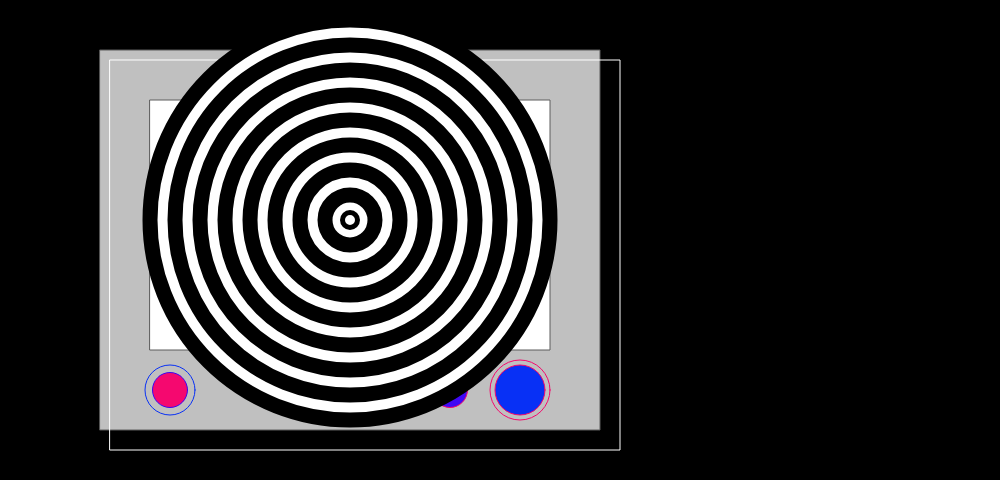
Frame 1 (no input)
Frame 60 (no input): identical to frame 1, image omitted
Frame 120 (the mouse pressed at the canvas centre since frame 60): identical to frame 1, image omitted

The p5.js sketch that drew this single still picture (run headless with seeded random() and noise() and a simulated clock; from frame 60 on, the mouse is pressed at the canvas centre):

// p5.js sketch
// ── sketch.js

/**Art Jam
 * Bianca Granata
 * 
 * a weird old TV with only one channel...
 */


"use strict";

/**let illusion = {
  x: 200,
  y: 200,
  size: 1,
  minSize: 0,
  maxSize: 400,
  fill: 200

} */
// This creates the canvas
function setup() {
  createCanvas(1000, 480);
}

//the black background
function draw() {
  background(0, 0, 0);
  drawTv();
  drawIlusion();

}

// the magnificent construction of the TV
function drawTv() {

  //the tv box
  push();
  stroke(92, 92, 92);
  fill(192, 192, 192);
  rect(100, 50, 500, 380);
  pop();

  //tv border
  push();
  stroke(255, 255, 255);
  noFill();
  rect(110, 60, 510, 390);
  pop();

  //The screen 
  push();
  stroke(92, 92, 92);
  fill(255, 255, 255);
  rect(150, 100, 400, 250);
  pop();

  //The non-functional buttons 
  push();
  stroke(245, 8, 108);
  fill(8, 48, 245);
  circle(520, 390, 50, 25);
  pop();

  //outer button
  push();
  stroke(245, 8, 108);
  noFill();
  circle(520, 390, 60, 25);
  pop();

  //smaller button
  push();
  stroke(245, 8, 103);
  fill(63, 8, 245);
  circle(450, 390, 35, 25);
  pop();

  //left button
  push();
  stroke(55, 8, 245);
  fill(245, 8, 111);
  circle(170, 390, 35, 25);
  pop();

  //outer of the small left button
  push();
  stroke(8, 48, 245);
  noFill();
  circle(170, 390, 50, 25);
  pop();

}
// draws the illusion inside the screen
function drawIlusion() {
  // draws each circle in the TV
  push();
  stroke(0, 0, 0);
  strokeWeight(15);
  fill(255, 255, 255);
  circle(350, 220, 400, 40);
  circle(350, 220, 350, 40);
  circle(350, 220, 300, 40);
  circle(350, 220, 250, 40);
  circle(350, 220, 200, 40);
  circle(350, 220, 150, 40);
  circle(350, 220, 100, 40);
  circle(350, 220, 50, 40);
  circle(350, 220, 5, 40);

  pop();
}
